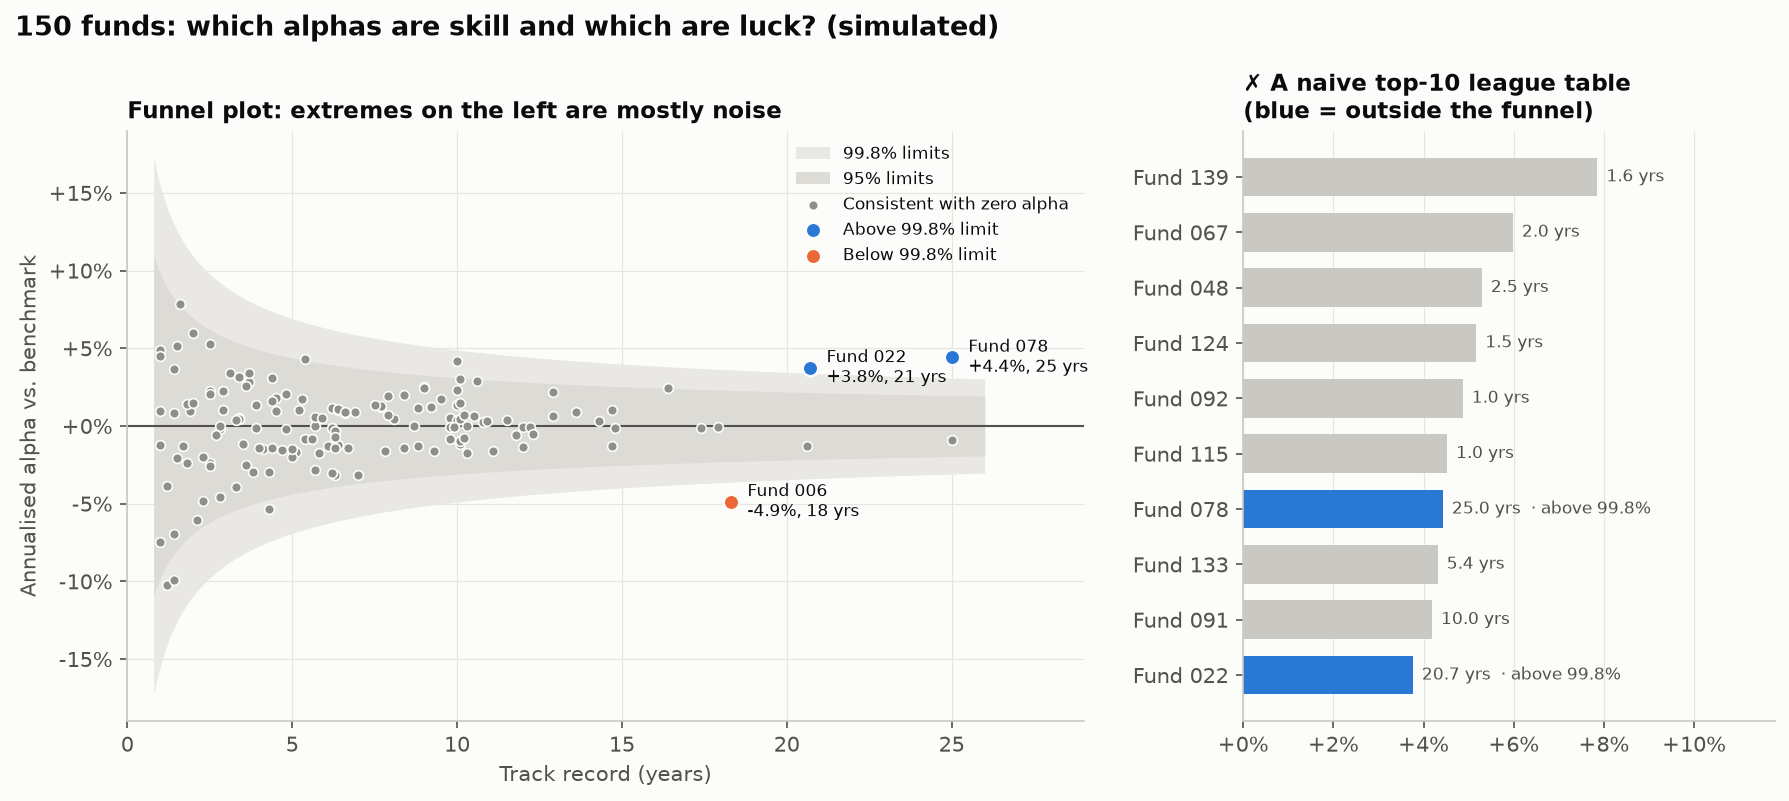

Write the Python code that produced this figure.
"""
Funnel Plot (institutional comparison)  -  family: Scientific

DESIGN PURPOSE
Plots each unit's performance (a rate, a return, an alpha) against its size or
exposure (volume, track record), with control limits that narrow as size
grows. Small units naturally swing further by chance, so the limits form a
funnel. Only units outside the funnel differ by more than chance alone would
produce.

WHEN TO USE
  - Compare many funds, branches, traders or suppliers whose results rest on
    very different amounts of data
  - Replace a league table, which rewards small units for lucky extremes
  - Decide which units deserve investigation (outside the 99.8% limits) and
    which are noise

AVOID WHEN
  - All units have the same size (control limits are flat; a dot plot with one
    band does the job)
  - The performance measure isn't comparable across units (adjust for risk or
    case mix first)
  - Units are not independent, or there is real overdispersion you haven't
    modelled (widen the limits first)

ALTERNATIVES
  - Caterpillar plot (ranked estimates with CIs)
  - Forest plot
  - Shrinkage (empirical Bayes) estimates in a ranked dot plot

REFERENCE
  - Spiegelhalter, D. J. (2005). Funnel plots for comparing institutional
    performance. Statistics in Medicine 24(8), 1185–1202.
    https://doi.org/10.1002/sim.1970

EXAMPLE
150 simulated equity funds. Annualised alpha vs. the benchmark is plotted
against track-record length, with tracking error of 5% a year. Almost all
funds have no true skill; three long-running funds genuinely add or destroy
value.

Run:  python funnel_plot.py
"""
import sys
from pathlib import Path

import numpy as np
import pandas as pd
import matplotlib.pyplot as plt

# Library style: categorical colors in fixed order, recessive axes, hairline grid.
PALETTE = ["#2a78d6", "#eb6834", "#1baf7a", "#eda100",
           "#e87ba4", "#008300", "#6250d6", "#e34948"]
SEQ_CMAP = "Blues"      # sequential: one hue, light -> dark
DIV_CMAP = "RdBu_r"     # diverging: two opposite hues, neutral midpoint
GRAY = "#b8b7b1"        # de-emphasised marks
plt.rcParams.update({
    "figure.figsize": (8, 4.8), "figure.dpi": 110, "figure.facecolor": "#fcfcfb",
    "axes.facecolor": "#fcfcfb", "axes.edgecolor": "#c9c8c3", "axes.linewidth": 0.8,
    "axes.spines.top": False, "axes.spines.right": False,
    "axes.grid": True, "grid.color": "#e6e5e1", "grid.linewidth": 0.6, "axes.axisbelow": True,
    "axes.prop_cycle": plt.cycler(color=PALETTE),
    "axes.titlesize": 13, "axes.titleweight": "bold", "axes.titlelocation": "left",
    "axes.labelcolor": "#52514e", "xtick.color": "#52514e", "ytick.color": "#52514e",
    "text.color": "#0b0b0b", "font.size": 10, "lines.linewidth": 2,
    "legend.frameon": False,
})

# --- Example data ------------------------------------------------------------
rng = np.random.default_rng(2005)
n = 150
te = 0.05  # annual tracking error: alpha's year-to-year noise
years = np.round(rng.gamma(2.2, 3.0, n).clip(1, 25), 1)
order = np.argsort(-years)
true_alpha = np.zeros(n)
true_alpha[order[[0, 2]]] = 0.045   # two genuinely skilled, long-running funds
true_alpha[order[4]] = -0.045       # one that consistently destroys value
alpha = true_alpha + rng.normal(0, te / np.sqrt(years))
df = pd.DataFrame({"fund": [f"Fund {i:03d}" for i in range(1, n + 1)], "years": years, "alpha": alpha})
se = te / np.sqrt(df["years"])
df["z"] = df["alpha"] / se
df.sort_values("z").iloc[[0, 1, -2, -1]].round(3)

# --- Plot --------------------------------------------------------------------
fig, (a1, a2) = plt.subplots(1, 2, figsize=(12, 5.4), gridspec_kw={"width_ratios": [1.8, 1]})
t = np.linspace(0.8, df["years"].max() + 1, 300)
for z, shade, label in ((3.09, "#e9e8e4", "99.8% limits"), (1.96, "#dcdbd6", "95% limits")):
    a1.fill_between(t, -z * te / np.sqrt(t), z * te / np.sqrt(t), color=shade, linewidth=0, label=label)
a1.axhline(0, color="#52514e", linewidth=1)
out_hi, out_lo = df["z"] > 3.09, df["z"] < -3.09
inside = ~(out_hi | out_lo)
a1.scatter(df.loc[inside, "years"], df.loc[inside, "alpha"], s=22, color="#8f8e88", edgecolor="#fcfcfb",
           linewidth=0.8, label="Consistent with zero alpha", zorder=3)
a1.scatter(df.loc[out_hi, "years"], df.loc[out_hi, "alpha"], s=55, color=PALETTE[0], edgecolor="#fcfcfb",
           linewidth=1.2, label="Above 99.8% limit", zorder=4)
a1.scatter(df.loc[out_lo, "years"], df.loc[out_lo, "alpha"], s=55, color=PALETTE[1], edgecolor="#fcfcfb",
           linewidth=1.2, label="Below 99.8% limit", zorder=4)
for r in df[~inside].itertuples():
    a1.annotate(f"{r.fund}\n{r.alpha:+.1%}, {r.years:.0f} yrs", (r.years, r.alpha), xytext=(8, 0),
                textcoords="offset points", fontsize=8, va="center")
a1.yaxis.set_major_formatter(plt.FuncFormatter(lambda v, _: f"{v:+.0%}"))
a1.set_xlabel("Track record (years)")
a1.set_ylabel("Annualised alpha vs. benchmark")
a1.set_title("Funnel plot: extremes on the left are mostly noise", fontsize=11)
a1.legend(loc="upper right", fontsize=8)
a1.set_xlim(0, df["years"].max() + 4)

top = df.nlargest(10, "alpha").iloc[::-1]
colors = np.where(top["z"] > 3.09, PALETTE[0], "#c9c8c3")
a2.barh(top["fund"], top["alpha"], color=colors, height=0.7)
for y, r in enumerate(top.itertuples()):
    a2.text(r.alpha + 0.002, y, f"{r.years:.1f} yrs" + ("  · above 99.8%" if r.z > 3.09 else ""), va="center", fontsize=8, color="#52514e")
a2.xaxis.set_major_formatter(plt.FuncFormatter(lambda v, _: f"{v:+.0%}"))
a2.set_xlim(0, top["alpha"].max() * 1.5)
a2.set_title("✗ A naive top-10 league table\n(blue = outside the funnel)", fontsize=11)
a2.grid(axis="y", visible=False)

fig.suptitle("150 funds: which alphas are skill and which are luck? (simulated)", x=0.01, ha="left",
             fontweight="bold", fontsize=13)
fig.tight_layout()

# --- Save / show -------------------------------------------------------------
out = Path(__file__).with_name(Path(__file__).stem + ".png")
fig.savefig(out, dpi=150, bbox_inches="tight")
print(f"saved {out}")
if "--no-show" not in sys.argv:
    plt.show()
